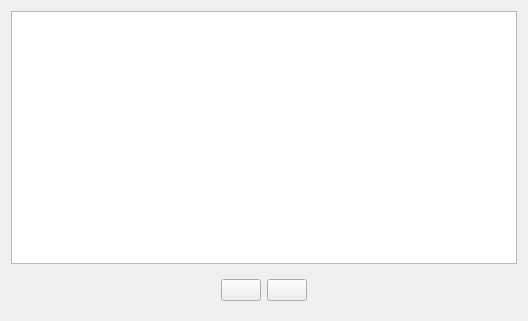
<?xml version="1.0" encoding="UTF-8"?>
<ui version="4.0">
 <class>VariableTableView</class>
 <widget class="QWidget" name="VariableTableView">
  <property name="geometry">
   <rect>
    <x>0</x>
    <y>0</y>
    <width>528</width>
    <height>321</height>
   </rect>
  </property>
  <property name="windowTitle">
   <string>Form</string>
  </property>
  <layout class="QVBoxLayout" name="verticalLayout">
   <item>
    <widget class="QTableView" name="tableView">
     <property name="editTriggers">
      <set>QAbstractItemView::AnyKeyPressed|QAbstractItemView::DoubleClicked|QAbstractItemView::EditKeyPressed|QAbstractItemView::SelectedClicked</set>
     </property>
     <property name="alternatingRowColors">
      <bool>true</bool>
     </property>
     <property name="selectionMode">
      <enum>QAbstractItemView::SingleSelection</enum>
     </property>
     <property name="sortingEnabled">
      <bool>true</bool>
     </property>
     <attribute name="verticalHeaderVisible">
      <bool>false</bool>
     </attribute>
    </widget>
   </item>
   <item>
    <widget class="QWidget" name="widget" native="true">
     <layout class="QHBoxLayout" name="horizontalLayout">
      <item>
       <spacer name="horizontalSpacer">
        <property name="orientation">
         <enum>Qt::Horizontal</enum>
        </property>
        <property name="sizeHint" stdset="0">
         <size>
          <width>40</width>
          <height>20</height>
         </size>
        </property>
       </spacer>
      </item>
      <item>
       <widget class="QPushButton" name="add">
        <property name="text">
         <string/>
        </property>
       </widget>
      </item>
      <item>
       <widget class="QPushButton" name="delete_2">
        <property name="text">
         <string/>
        </property>
       </widget>
      </item>
      <item>
       <spacer name="horizontalSpacer_2">
        <property name="orientation">
         <enum>Qt::Horizontal</enum>
        </property>
        <property name="sizeHint" stdset="0">
         <size>
          <width>40</width>
          <height>20</height>
         </size>
        </property>
       </spacer>
      </item>
     </layout>
    </widget>
   </item>
  </layout>
 </widget>
 <resources/>
 <connections/>
</ui>
